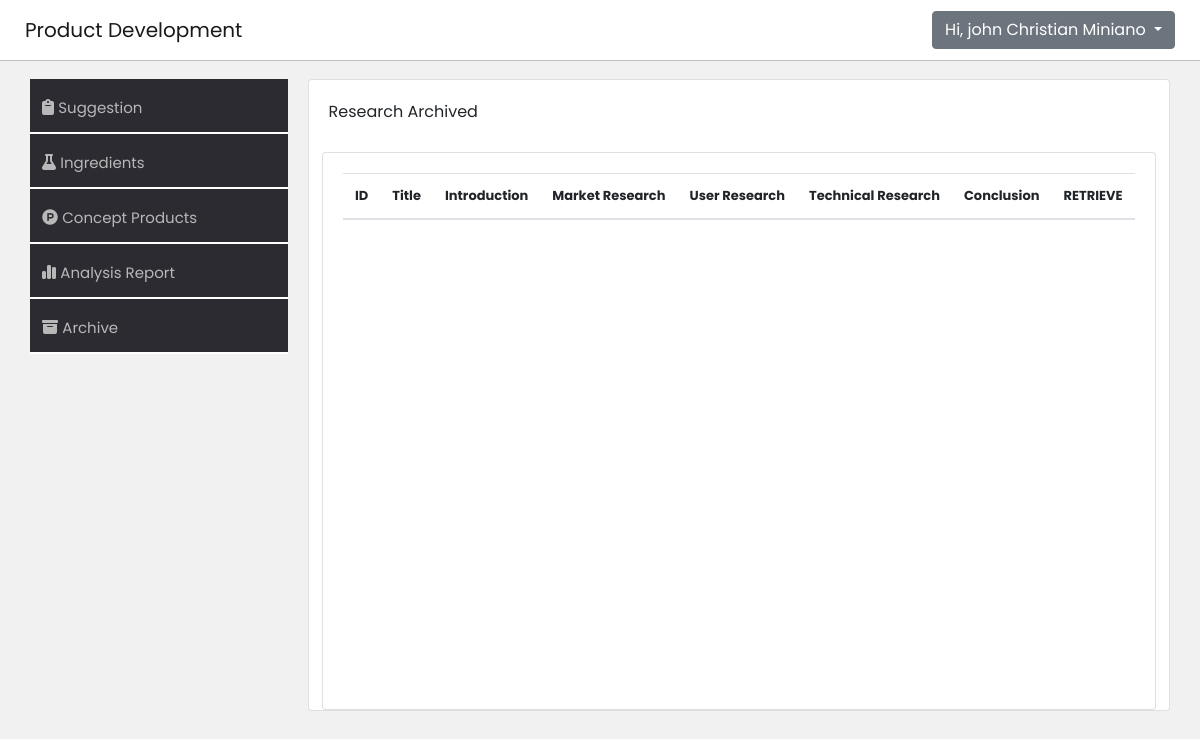
/product-development-system/webpage/retrieve-research.php (signed in), run on an earlier commit of the app's database.
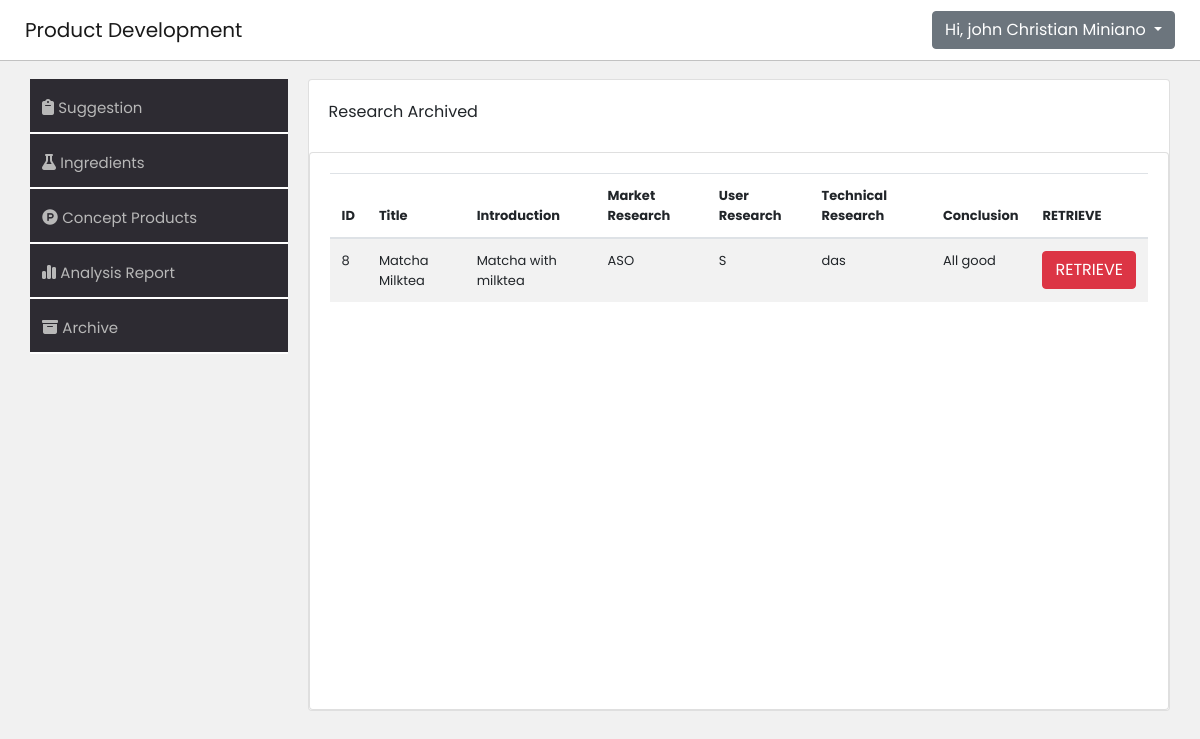
And on a later commit of the database.
### tables this page shows
CREATE TABLE `tbl_research` (
  `id` int(11) NOT NULL,
  `title` varchar(255) DEFAULT NULL,
  `introduction` varchar(255) DEFAULT NULL,
  `market` varchar(1200) NOT NULL,
  `user` varchar(1200) NOT NULL,
  `technical` varchar(1200) NOT NULL,
  `conclusion` varchar(255) DEFAULT NULL,
  `archive` varchar(255) DEFAULT NULL
);

### product-development-system/webpage/retrieve-research.php (the view, shortened to what this page needs)
<!DOCTYPE html>
<html lang="en">
<head>
    <link rel="stylesheet" href="https://stackpath.bootstrapcdn.com/bootstrap/4.2.1/css/bootstrap.min.css">
    <link rel="stylesheet" href="https://cdn.datatables.net/1.10.18/css/dataTables.bootstrap4.min.css">
    <link rel="stylesheet" href="./css/suggestion.css">
</head>
<body>
    <?php
    if ($_SESSION['username']) {
        $username = $_SESSION['username'];
    } else {
        header("location: ../index.php");
    }
    ?>
    <div class="navbar navbar-expand-lg navbar-light    ">
        <a class="navbar-brand" href="#">Product Development </a>
        <div class="collapse navbar-collapse" id="navbarSupportedContent">
            <form class="form-inline my-2 my-lg-0">
                <ul class="navbar-nav mr-auto">
                    <div class="btn-group">
                        <button type="button" class="btn btn-secondary dropdown-toggle" data-toggle="dropdown" aria-haspopup="true" aria-expanded="false">
                            Hi, <?php echo $username; ?>
                        </button>
                    </div>
                </ul>
            </form>
        </div>
    </div>
    <main>
        <div class="container ">
            <div class="cont-left">
                <nav>
                    <ul class="">
                        <li class="">
                            <i class="fa-solid fa-clipboard" style="color: #b8b8b8;"></i> <a class="" href="suggestion.php">Suggestion <span class="sr-only">(current)</span></a>
                        </li>
                        <div class="line"></div>
                        <li class="">
                            <i class="fa-solid fa-flask" style="color: #b8b8b8;"></i> <a class="" href="ingredient.php">Ingredients</a>
                        </li>
                        <div class="line"></div>
                        <li class="">
                            <i class="fa-brands fa-product-hunt" style="color: #b8b8b8;"></i> <a class="" href="product-concept.php">Concept Products</a>
                        </li>
                        <div class="line"></div>
                        <li class="">
                            <i class="fa-solid fa-chart-simple" style="color: #b8b8b8;"></i> <a class="" href="product-concept.php">Analysis Report</a>
                        </li>
                        <div class="line"></div>
                        <li class="">
                            <i class="fa-solid fa-box-archive" style="color: #b8b8b8;"></i> <a class="" data-toggle="collapse" href="#multiCollapseExample1" aria-expanded="false" aria-controls="multiCollapseExample1">
                                Archive
                            </a>
                        </li>
                        <div class="line"></div>
                    </ul>
                </nav>
            </div>
            <div class="cont-right">
                <div class="card">
                    <div class="card-body">
                        <label>Research Archived</label>
                    </div>
                    <div class="container">
                        <div class="card">
                            <div class="card-body">
                                <?php
                                include_once '../webpage/includes/db-connection.php';
                                $query = "select * from `tbl_research` where archive ='true'";
                                $query_run = mysqli_query($conn, $query);
                                ?>
                                <table id="researchtableid" class="table table-striped table-responsive">
                                    <thead>
                                        <tr>
                                            <th scope="col"> ID</th>
                                            <th scope="col">Title</th>
                                            <th scope="col">Introduction </th>
                                            <th scope="col">Market Research</th>
                                            <th scope="col">User Research</th>
                                            <th scope="col">Technical Research</th>
                                            <th scope="col"> Conclusion </th>
                                            <th scope="col"> RETRIEVE </th>
                                        </tr>
                                    </thead>
                                    <tbody>
                                        <?php
                                        if ($query_run) {
                                            foreach ($query_run as $row) {
                                        ?>
                                                <tr>
                                                    <td> <?php echo $row['id']; ?> </td>
                                                    <td> <?php echo $row['title']; ?> </td>
                                                    <td> <?php echo $row['introduction']; ?> </td>
                                                    <td> <?php echo $row['market']; ?> </td>
                                                    <td> <?php echo $row['user']; ?> </td>
                                                    <td> <?php echo $row['technical']; ?> </td>
                                                    <td> <?php echo $row['conclusion']; ?> </td>
                                                    <td>
                                                        <button type="button" class="btn btn-danger retrievebtn2"> RETRIEVE</button>
                                                    </td>
                                                </tr>
                                        <?php
                                            }
                                        } else {
                                            echo "No Record Found";
                                        }
                                        ?>
                                    </tbody>
                                </table>
                            </div>
                        </div>
                    </div>
                </div>
    </main>
</body>
</html>

### product-development-system/webpage/css/suggestion.css (style rules this page uses)
* { padding: 0; margin: 0; box-sizing: border-box; font-family: 'Poppins', sans-serif; }
body { background-color: #f1f1f1; }
.navbar { display: flex; background-color: white; justify-content: space-between; border-bottom: 1px solid #c2c2c2; padding: 10px 25px 10px 25px; }
main { padding: 18px 0 18px 0; display: flex; justify-content: center; align-items: center; }
.container { display: flex; justify-content: center; flex-direction: row; gap: 20px; margin: 0; padding: 0; }
.cont-left { width: 23%; height: auto; }
.cont-right { width: 77%; height: 100%; }
nav { width: auto; height: auto; background-color: #2d2b32; }
nav ul { list-style: none; width: 100%; }
nav ul li { display: inline-block; width: 100%; background-color: #2d2b32; padding: 12px; margin-top: 5px; transition: transform 0.3s ease; cursor: pointer; }
nav ul li a { text-decoration: none; color: #b8b8b8; font-size: 15px; font-weight: 400; }
.line { border: 1px solid white; }
table { width: 100%; height: 500px; font-size: 13px; }

What changed in the data, as far as the page shows it:
now on this page (row edited): tbl_research: id "8", title "Matcha Milktea", introduction "Matcha with milktea", market "ASO", user "S", technical "das", conclusion "All good"
